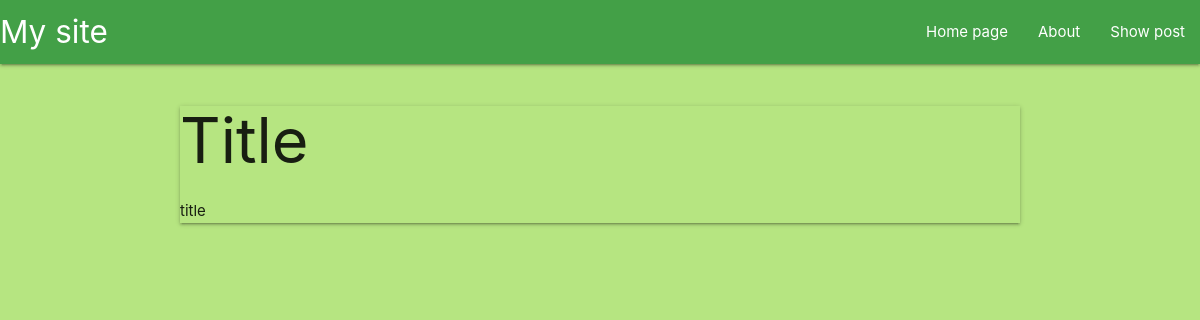
The app's page /post/2, older data.
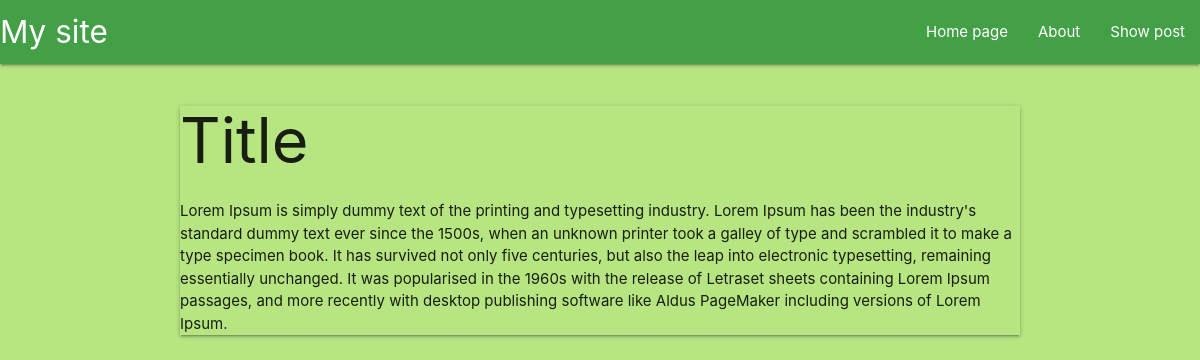
The same page, newer data.
### main/models.py (models this page shows)
class Post(models.Model):
    title = models.CharField(max_length=50)
    text = models.TextField()
    date_of_creation = models.DateTimeField(default = timezone.now)

### main/views.py (the view)
# urls.py: path('post/<int:post_id>', views.show_one_post, name='one_post')
def show_one_post(request, post_id):
    _post = get_object_or_404(Post, id = post_id)
    return render(request, 'one_post.html', {'post':_post})

### main/templates/one_post.html
{% extends 'base_html.html' %}
{%block content%}
<div class = "container z-depth-1">
    <h1>{{post.title}}</h1>
    <p>{{post.text}}</p>
</div>
{% endblock %}

Row changes from the older to the newer data that the page shows:
changed Post "Title": text "title" → "Lorem Ipsum is simply dummy text of the printing and typesetting industry. Lorem Ipsum has been the industry's standard dummy text ever since the 1500s, when an unknown printer took a galley of type and scrambled it to make a type specimen book. It has survived not only five centuries, but also the leap into electronic typesetting, remaining essentially unchanged. It was popularised in the 1960s with the release of Letraset sheets containing Lorem Ipsum passages, and more recently with desktop publishing software like Aldus PageMaker including versions of Lorem Ipsum."
